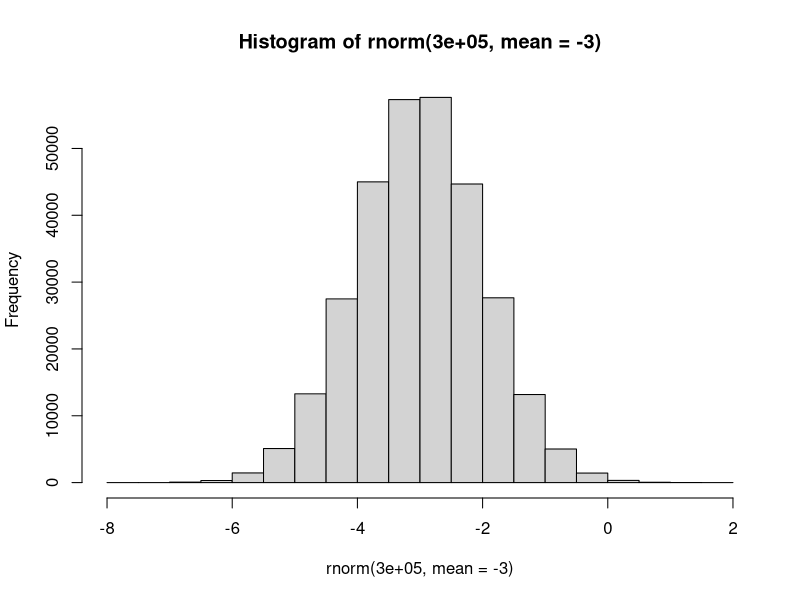
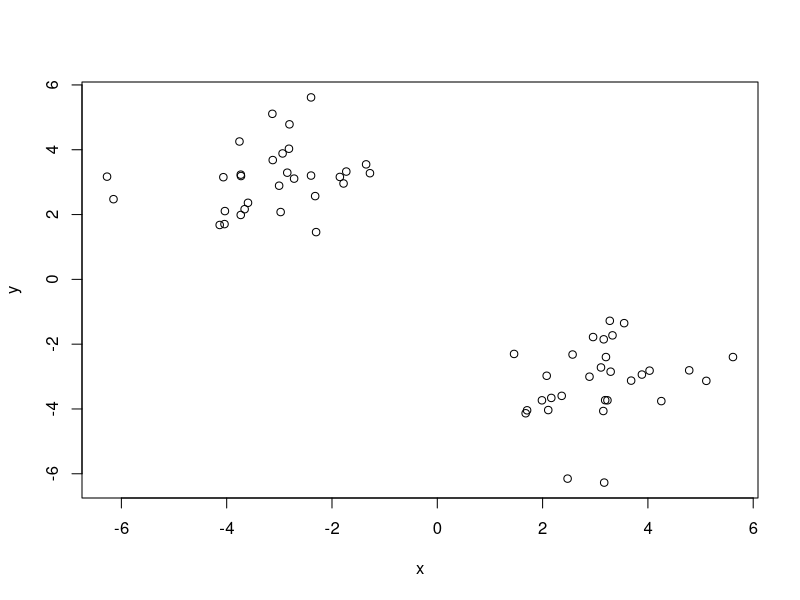
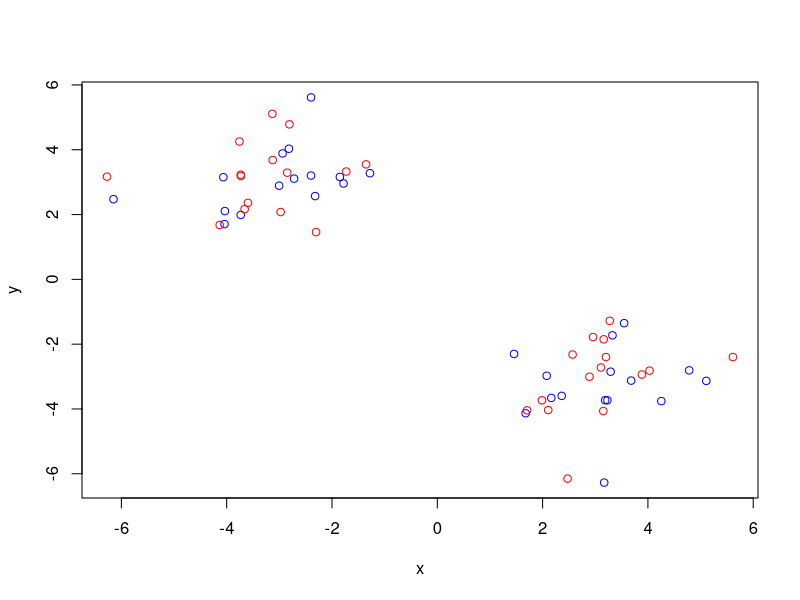
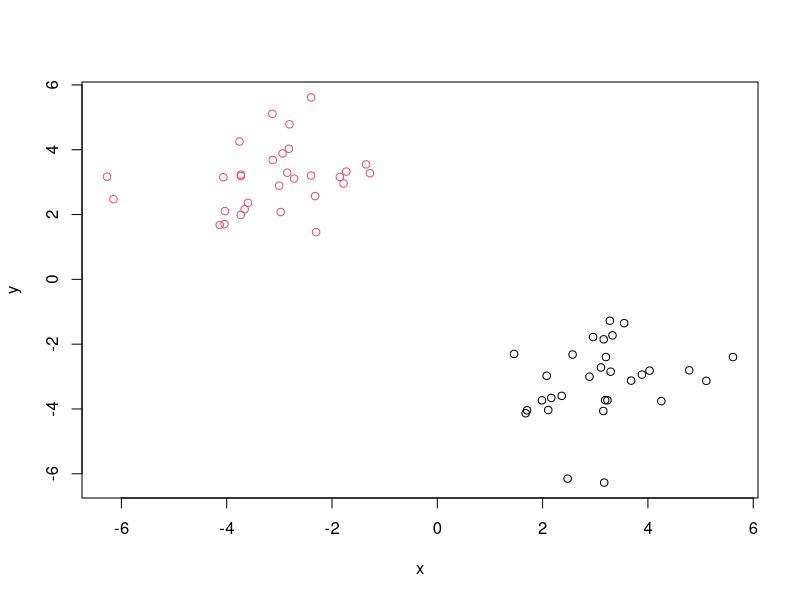
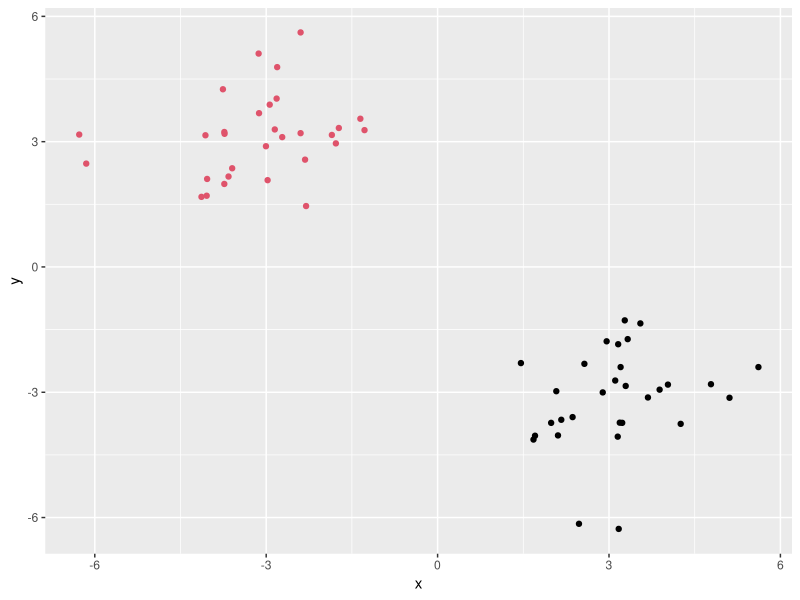
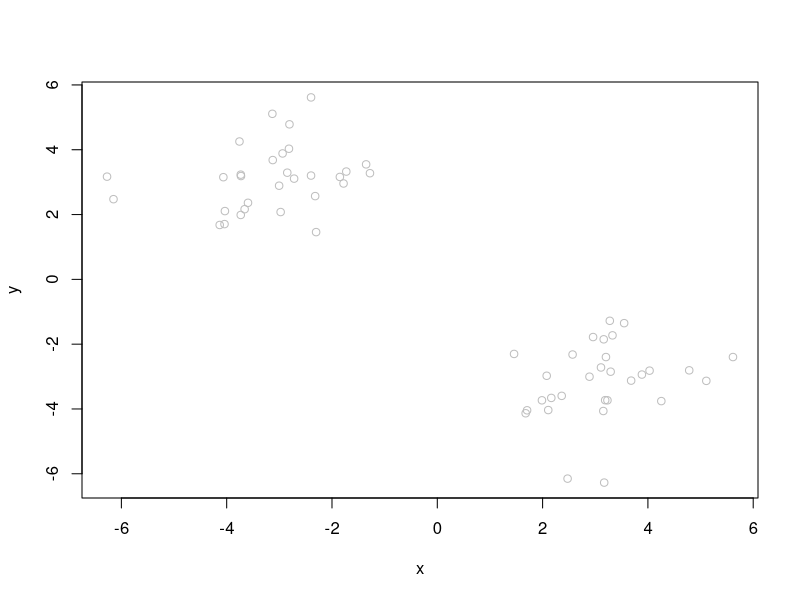
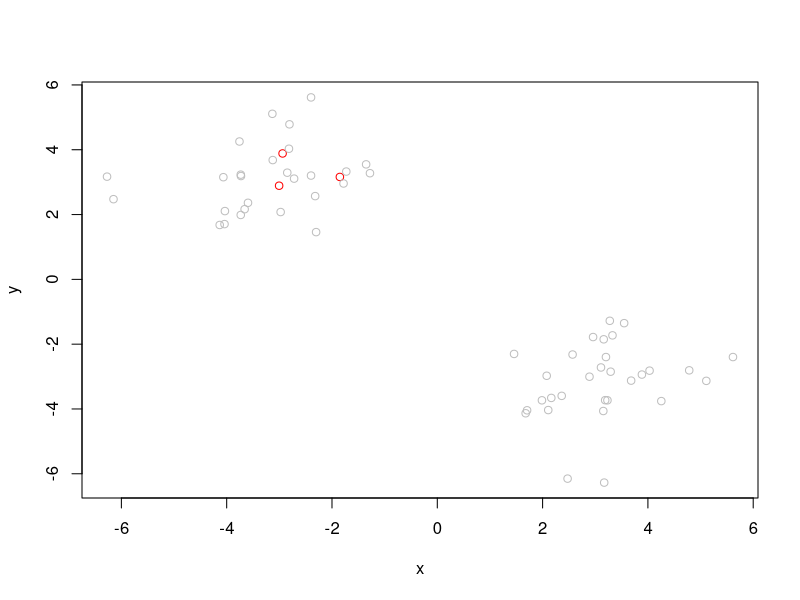
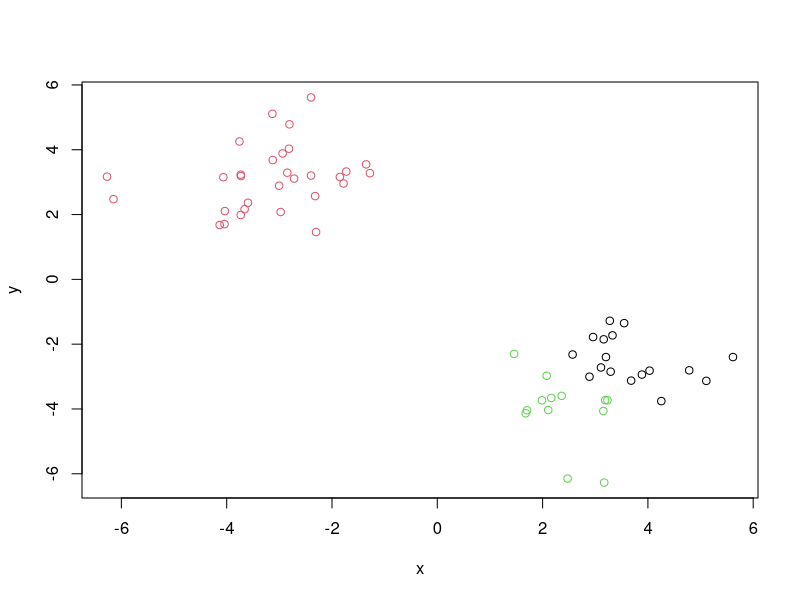

R code for these plots, in order:
## ---- chunk 1
hist(rnorm(300000, mean=-3))
## ---- chunk 2
tmp <- c(rnorm(30, -3), rnorm(30, +3))
x <- data.frame(x=tmp, y=rev(tmp))
head(x)
## ---- chunk 3
plot(x)
## ---- chunk 4
km <- kmeans(x, centers = 2)
km
## ---- chunk 5
km$size
## ---- chunk 6
km$centers
## ---- chunk 7
km$cluster
## ---- chunk 8
plot(x, col=c("red", "blue"))
## ---- chunk 9
plot(x, col=km$cluster)
## ---- chunk 10
library(ggplot2)
ggplot(x) +
  aes(x,y) +
  geom_point(col=km$cl)
## ---- chunk 11
# Make up a color vector
mycols <- rep("gray", 60)
mycols
## ---- chunk 12
plot(x, col=mycols)
## ---- chunk 13
mycols[c(10,12,20)] <- "red"
plot(x, col=mycols)
## ---- chunk 14
km <- kmeans(x, centers=3)
plot(x, col=km$cluster)
## ---- chunk 15
km$tot.withinss
## ---- chunk 16
totss <- NULL
k <- 1:7

for(i in k) {
  totss <- c(totss,kmeans(x, centers=i)$tot.withinss)
}
## ---- chunk 17
plot(totss, typ="o")
## ---- chunk 18
d <- dist(x)
hc <- hclust(d)
hc
## ---- chunk 19
plot(hc)
abline(h=10, col="red", lty=2)
## ---- chunk 20
cutree(hc,h=10)
## ---- chunk 21
grps <- cutree(hc, k=2)
## ---- chunk 22
plot(x, col=grps)
